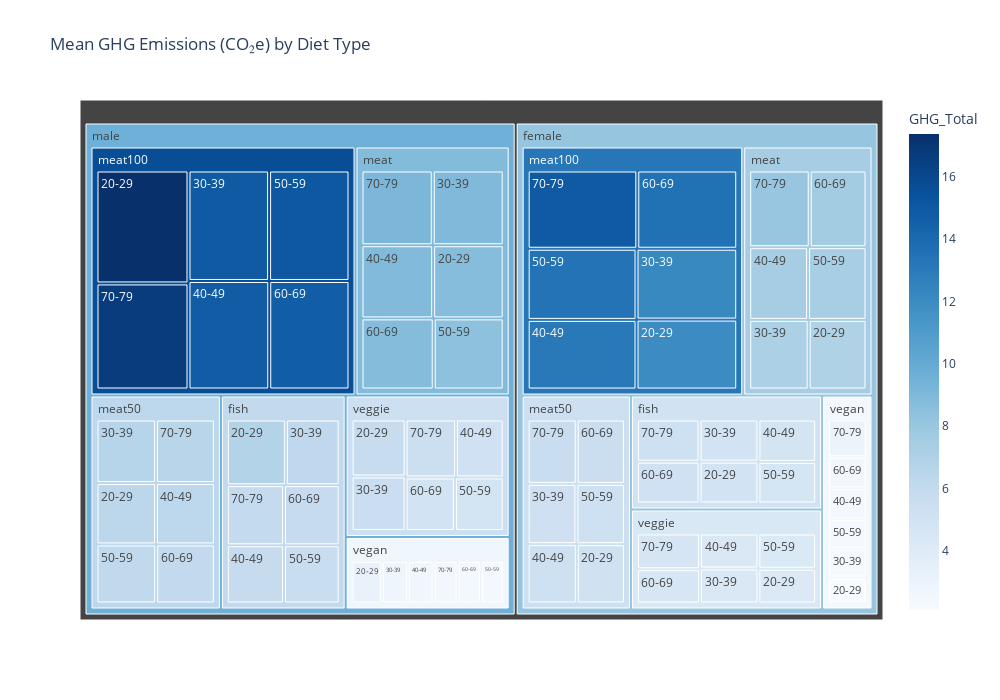

Source (notebook cell):
### Code cell
plot_treemap('GHG_Total', 'Mean GHG Emissions (CO₂e) by Diet Type')

### Figure 1 — Plotly figure (JSON) as saved in the notebook; plotly's stock layout.template omitted (floating-point values rounded to 4 significant figures)
{"data": [{"branchvalues": "total", "customdata": [[4.928], [6.839], [6.979], [8.727], [11.97], [17.38], [5.137], [6.406], [2.098], [3.203], [4.227], [5.799], [4.95], [6.222], [7.18], [8.963], [12.18], [14.91], [5.273], [6.619], [2.316], [2.785], [4.309], [5.537], [4.881], [5.864], [7.449], [8.907], [13.11], [14.79], [5.248], [6.335], [2.483], [2.746], [4.31], [5.194], [4.783], [5.702], [7.41], [8.464], [13.44], [15.05], [5.256], [6.184], [2.385], [2.424], [4.292], [4.899], [5.219], [5.9], [7.566], [8.748], [13.56], [14.72], [5.579], [6.071], [2.517], [2.504], [4.561], [4.963], [5.252], [6.027], [8.066], [9.1], [14.9], [16.66], [5.68], [6.562], [3.01], [2.546], [4.743], [5.489], [5.008], [6.114], [7.457], [8.823], [13.26], [15.65], [5.369], [6.369], [2.5], [2.726], [4.414], [5.333], [8.112], [9.629]], "domain": {"x": [0, 1], "y": [0, 1]}, "hovertemplate": "labels=%{label}<br>GHG_Total_sum=%{value}<br>parent=%{parent}<br>id=%{id}<br>GHG_Total=%{color}<extra></extra>", "ids": ["female/fish/20-29", "male/fish/20-29", "female/meat/20-29", "male/meat/20-29", "female/meat100/20-29", "male/meat100/20-29", "female/meat50/20-29", "male/meat50/20-29", "female/vegan/20-29", "male/vegan/20-29", "female/veggie/20-29", "male/veggie/20-29", "female/fish/30-39", "male/fish/30-39", "female/meat/30-39", "male/meat/30-39", "female/meat100/30-39", "male/meat100/30-39", "female/meat50/30-39", "male/meat50/30-39", "female/vegan/30-39", "male/vegan/30-39", "female/veggie/30-39", "male/veggie/30-39", "female/fish/40-49", "male/fish/40-49", "female/meat/40-49", "male/meat/40-49", "female/meat100/40-49", "male/meat100/40-49", "female/meat50/40-49", "male/meat50/40-49", "female/vegan/40-49", "male/vegan/40-49", "female/veggie/40-49", "male/veggie/40-49", "female/fish/50-59", "male/fish/50-59", "female/meat/50-59", "male/meat/50-59", "female/meat100/50-59", "male/meat100/50-59", "female/meat50/50-59", "male/meat50/50-59", "female/vegan/50-59", "male/vegan/50-59", "female/veggie/50-59", "male/veggie/50-59", "female/fish/60-69", "male/fish/60-69", "female/meat/60-69", "male/meat/60-69", "female/meat100/60-69", "male/meat100/60-69", "female/meat50/60-69", "male/meat50/60-69", "female/vegan/60-69", "male/vegan/60-69", "female/veggie/60-69", "male/veggie/60-69", "female/fish/70-79", "male/fish/70-79", "female/meat/70-79", "male/meat/70-79", "female/meat100/70-79", "male/meat100/70-79", "female/meat50/70-79", "male/meat50/70-79", "female/vegan/70-79", "male/vegan/70-79", "female/veggie/70-79", "male/veggie/70-79", "female/fish", "male/fish", "female/meat", "male/meat", "female/meat100", "male/meat100", "female/meat50", "male/meat50", "female/vegan", "male/vegan", "female/veggie", "male/veggie", "female", "male"], "labels": ["20-29", "20-29", "20-29", "20-29", "20-29", "20-29", "20-29", "20-29", "20-29", "20-29", "20-29", "20-29", "30-39", "30-39", "30-39", "30-39", "30-39", "30-39", "30-39", "30-39", "30-39", "30-39", "30-39", "30-39", "40-49", "40-49", "40-49", "40-49", "40-49", "40-49", "40-49", "40-49", "40-49", "40-49", "40-49", "40-49", "50-59", "50-59", "50-59", "50-59", "50-59", "50-59", "50-59", "50-59", "50-59", "50-59", "50-59", "50-59", "60-69", "60-69", "60-69", "60-69", "60-69", "60-69", "60-69", "60-69", "60-69", "60-69", "60-69", "60-69", "70-79", "70-79", "70-79", "70-79", "70-79", "70-79", "70-79", "70-79", "70-79", "70-79", "70-79", "70-79", "fish", "fish", "meat", "meat", "meat100", "meat100", "meat50", "meat50", "vegan", "vegan", "veggie", "veggie", "female", "male"], "marker": {"coloraxis": "coloraxis", "colors": [4.928, 6.839, 6.979, 8.727, 11.97, 17.38, 5.137, 6.406, 2.098, 3.203, 4.227, 5.799, 4.95, 6.222, 7.18, 8.963, 12.18, 14.91, 5.273, 6.619, 2.316, 2.785, 4.309, 5.537, 4.881, 5.864, 7.449, 8.907, 13.11, 14.79, 5.248, 6.335, 2.483, 2.746, 4.31, 5.194, 4.783, 5.702, 7.41, 8.464, 13.44, 15.05, 5.256, 6.184, 2.385, 2.424, 4.292, 4.899, 5.219, 5.9, 7.566, 8.748, 13.56, 14.72, 5.579, 6.071, 2.517, 2.504, 4.561, 4.963, 5.252, 6.027, 8.066, 9.1, 14.9, 16.66, 5.68, 6.562, 3.01, 2.546, 4.743, 5.489, 5.008, 6.114, 7.457, 8.823, 13.26, 15.65, 5.369, 6.369, 2.5, 2.726, 4.414, 5.333, 8.112, 9.629]}, "name": "", "parents": ["female/fish", "male/fish", "female/meat", "male/meat", "female/meat100", "male/meat100", "female/meat50", "male/meat50", "female/vegan", "male/vegan", "female/veggie", "male/veggie", "female/fish", "male/fish", "female/meat", "male/meat", "female/meat100", "male/meat100", "female/meat50", "male/meat50", "female/vegan", "male/vegan", "female/veggie", "male/veggie", "female/fish", "male/fish", "female/meat", "male/meat", "female/meat100", "male/meat100", "female/meat50", "male/meat50", "female/vegan", "male/vegan", "female/veggie", "male/veggie", "female/fish", "male/fish", "female/meat", "male/meat", "female/meat100", "male/meat100", "female/meat50", "male/meat50", "female/vegan", "male/vegan", "female/veggie", "male/veggie", "female/fish", "male/fish", "female/meat", "male/meat", "female/meat100", "male/meat100", "female/meat50", "male/meat50", "female/vegan", "male/vegan", "female/veggie", "male/veggie", "female/fish", "male/fish", "female/meat", "male/meat", "female/meat100", "male/meat100", "female/meat50", "male/meat50", "female/vegan", "male/vegan", "female/veggie", "male/veggie", "female", "male", "female", "male", "female", "male", "female", "male", "female", "male", "female", "male", "", ""], "type": "treemap", "values": [4838.0, 6714.0, 6836.0, 8563.0, 11460.0, 16660.0, 5053.0, 6292.0, 2069.0, 3171.0, 4132.0, 5666.0, 4857.0, 6118.0, 7024.0, 8796.0, 11610.0, 14270.0, 5189.0, 6511.0, 2281.0, 2750.0, 4211.0, 5419.0, 4791.0, 5764.0, 7257.0, 8697.0, 12330.0, 14050.0, 5161.0, 6234.0, 2448.0, 2710.0, 4216.0, 5092.0, 4701.0, 5611.0, 7207.0, 8252.0, 12600.0, 14240.0, 5169.0, 6085.0, 2346.0, 2394.0, 4198.0, 4810.0, 5130.0, 5802.0, 7382.0, 8524.0, 12720.0, 13960.0, 5486.0, 5976.0, 2476.0, 2470.0, 4463.0, 4869.0, 5165.0, 5938.0, 7870.0, 8838.0, 13950.0, 15640.0, 5583.0, 6461.0, 2976.0, 2522.0, 4640.0, 5379.0, 29480.0, 35950.0, 43580.0, 51670.0, 74680.0, 88820.0, 31640.0, 37560.0, 14600.0, 16020.0, 25860.0, 31240.0, 219800.0, 261200.0]}], "layout": {"coloraxis": {"colorbar": {"title": {"text": "GHG_Total"}}, "colorscale": [[0, "rgb(247,251,255)"], [0.125, "rgb(222,235,247)"], [0.25, "rgb(198,219,239)"], [0.375, "rgb(158,202,225)"], [0.5, "rgb(107,174,214)"], [0.625, "rgb(66,146,198)"], [0.75, "rgb(33,113,181)"], [0.875, "rgb(8,81,156)"], [1, "rgb(8,48,107)"]]}, "height": 700, "legend": {"tracegroupgap": 0}, "title": {"text": "Mean GHG Emissions (CO₂e) by Diet Type"}, "width": 1000}}
